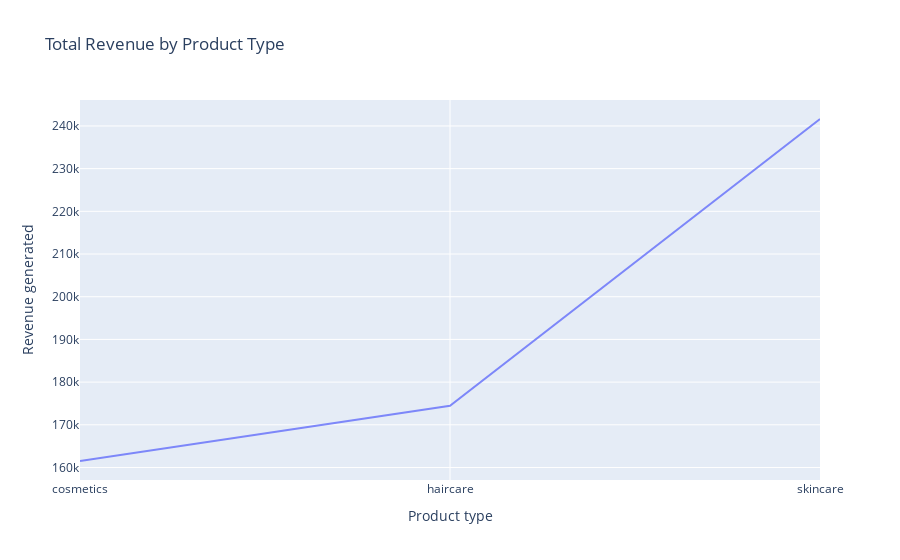
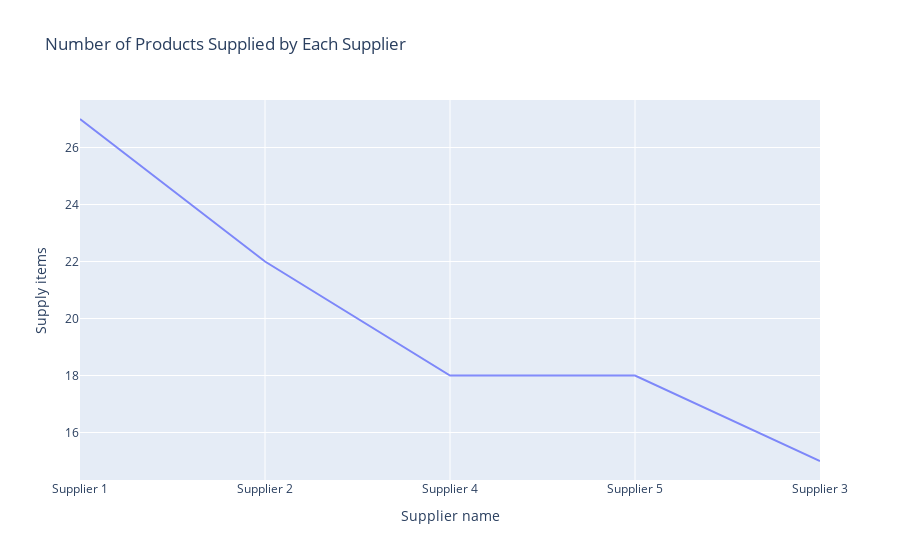
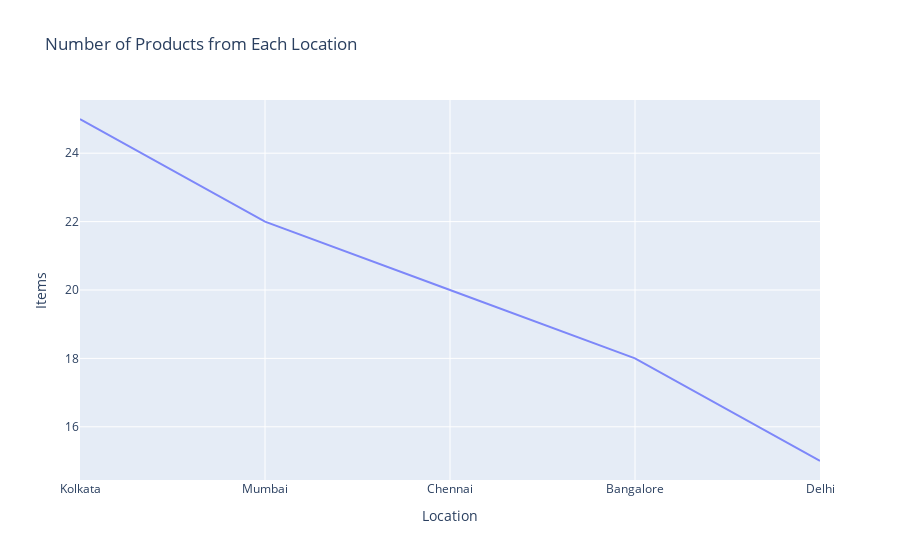

The notebook cell saved with these charts, in order:
### Code cell
fig = px.line(tr, x='Product type', y='Revenue generated', title='Total Revenue by Product Type')
fig.update_traces(marker_color='skyblue', marker_line_color='black', marker_line_width=1, opacity=0.8)
fig.update_layout(xaxis_title='Product type', yaxis_title='Revenue generated')
fig.show()

fig = px.line(suppliers, x='Supplier name', y='supply items', title='Number of Products Supplied by Each Supplier')
fig.update_traces(marker_color='lightskyblue', marker_line_color='black', marker_line_width=1, opacity=0.8)
fig.update_layout(xaxis_title='Supplier name', yaxis_title='Supply items')
fig.show()

fig = px.line(locations, x='Location', y='items', title='Number of Products from Each Location')
fig.update_traces(marker_color='plum', marker_line_color='black', marker_line_width=1, opacity=0.8)
fig.update_layout(xaxis_title='Location', yaxis_title='Items')
fig.show()

### Figure 1 — Plotly figure (JSON) as saved in the notebook; plotly's stock layout.template omitted (floating-point values rounded to 4 significant figures)
{"data": [{"hovertemplate": "Product type=%{x}<br>Revenue generated=%{y}<extra></extra>", "legendgroup": "", "line": {"color": "#636efa", "dash": "solid"}, "marker": {"color": "skyblue", "line": {"color": "black", "width": 1}, "symbol": "circle"}, "mode": "lines", "name": "", "opacity": 0.8, "orientation": "v", "showlegend": false, "type": "scatter", "x": ["cosmetics", "haircare", "skincare"], "xaxis": "x", "y": [161500.0, 174500.0, 241600.0], "yaxis": "y"}], "layout": {"legend": {"tracegroupgap": 0}, "title": {"text": "Total Revenue by Product Type"}, "xaxis": {"anchor": "y", "domain": [0, 1], "title": {"text": "Product type"}}, "yaxis": {"anchor": "x", "domain": [0, 1], "title": {"text": "Revenue generated"}}}}

### Figure 2 — Plotly figure (JSON) as saved in the notebook; plotly's stock layout.template omitted (floating-point values rounded to 4 significant figures)
{"data": [{"hovertemplate": "Supplier name=%{x}<br>supply items=%{y}<extra></extra>", "legendgroup": "", "line": {"color": "#636efa", "dash": "solid"}, "marker": {"color": "lightskyblue", "line": {"color": "black", "width": 1}, "symbol": "circle"}, "mode": "lines", "name": "", "opacity": 0.8, "orientation": "v", "showlegend": false, "type": "scatter", "x": ["Supplier 1", "Supplier 2", "Supplier 4", "Supplier 5", "Supplier 3"], "xaxis": "x", "y": [27, 22, 18, 18, 15], "yaxis": "y"}], "layout": {"legend": {"tracegroupgap": 0}, "title": {"text": "Number of Products Supplied by Each Supplier"}, "xaxis": {"anchor": "y", "domain": [0, 1], "title": {"text": "Supplier name"}}, "yaxis": {"anchor": "x", "domain": [0, 1], "title": {"text": "Supply items"}}}}

### Figure 3 — Plotly figure (JSON) as saved in the notebook; plotly's stock layout.template omitted (floating-point values rounded to 4 significant figures)
{"data": [{"hovertemplate": "Location=%{x}<br>items=%{y}<extra></extra>", "legendgroup": "", "line": {"color": "#636efa", "dash": "solid"}, "marker": {"color": "plum", "line": {"color": "black", "width": 1}, "symbol": "circle"}, "mode": "lines", "name": "", "opacity": 0.8, "orientation": "v", "showlegend": false, "type": "scatter", "x": ["Kolkata", "Mumbai", "Chennai", "Bangalore", "Delhi"], "xaxis": "x", "y": [25, 22, 20, 18, 15], "yaxis": "y"}], "layout": {"legend": {"tracegroupgap": 0}, "title": {"text": "Number of Products from Each Location"}, "xaxis": {"anchor": "y", "domain": [0, 1], "title": {"text": "Location"}}, "yaxis": {"anchor": "x", "domain": [0, 1], "title": {"text": "Items"}}}}
